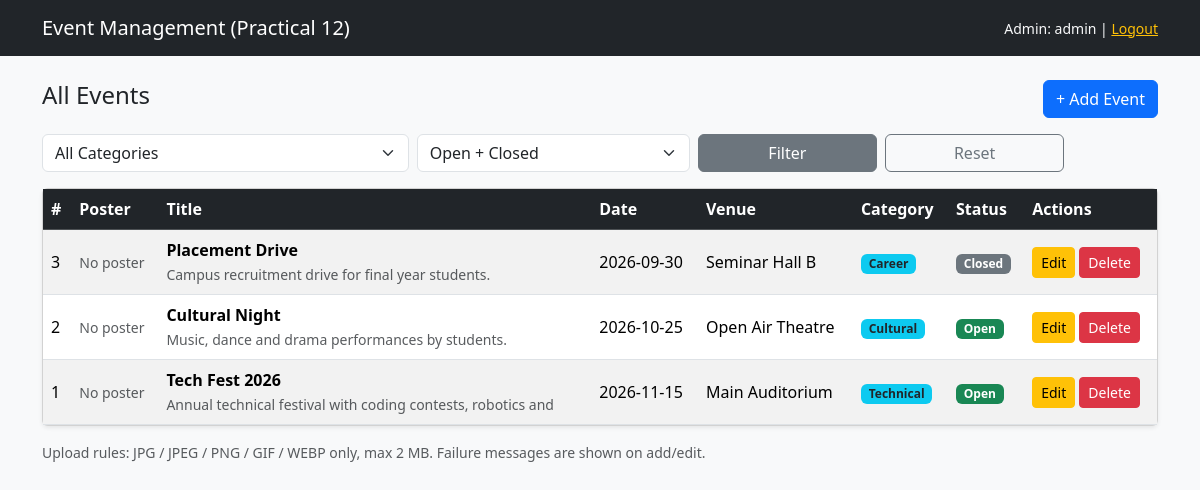
Page /index.php (signed in) on the committed database.
### tables this page shows
CREATE TABLE IF NOT EXISTS events (
    id INT AUTO_INCREMENT PRIMARY KEY,
    title VARCHAR(255) NOT NULL,
    description TEXT,
    event_date DATE NOT NULL,
    venue VARCHAR(255) NOT NULL,
    category VARCHAR(100) NOT NULL DEFAULT 'General',
    status ENUM('Open','Closed') NOT NULL DEFAULT 'Open',
    poster VARCHAR(255) DEFAULT NULL,
    created_at TIMESTAMP DEFAULT CURRENT_TIMESTAMP,
    updated_at TIMESTAMP DEFAULT CURRENT_TIMESTAMP ON UPDATE CURRENT_TIMESTAMP
);

### index.php (the view, shortened to what this page needs)
<?php
require_once "config.php";
$sql = "SELECT * FROM events";
$sql .= " ORDER BY event_date ASC";
$stmt = $conn->prepare($sql);
$stmt->execute();
$result = $stmt->get_result();
?>
<!DOCTYPE html>
<html lang="en">
<head>
<link href="https://cdn.jsdelivr.net/npm/bootstrap@5.3.3/dist/css/bootstrap.min.css" rel="stylesheet">
</head>
<body class="bg-light">
<nav class="navbar navbar-dark bg-dark">
  <div class="container">
    <span class="navbar-brand">Event Management (Practical 12)</span>
    <span class="text-light small">Admin: <?= htmlspecialchars($_SESSION["admin_user"] ?? "admin") ?> |
      <a href="logout.php" class="text-warning">Logout</a></span>
  </div>
</nav>
<div class="container mt-4">
  <div class="d-flex justify-content-between align-items-center mb-3">
    <h4>All Events</h4>
    <a href="add_event.php" class="btn btn-primary">+ Add Event</a>
  </div>
  <form class="row g-2 mb-3" method="get">
    <div class="col-md-4">
      <select name="category" class="form-select">
        <option value="">All Categories</option>
      </select>
    </div>
    <div class="col-md-3">
      <select name="status" class="form-select">
        <option value="">Open + Closed</option>
      </select>
    </div>
    <div class="col-md-2"><button class="btn btn-secondary w-100">Filter</button></div>
    <div class="col-md-2"><a href="index.php" class="btn btn-outline-secondary w-100">Reset</a></div>
  </form>
  <div class="card shadow-sm">
    <div class="table-responsive">
    <table class="table table-striped table-hover mb-0 align-middle">
      <thead class="table-dark">
        <tr><th>#</th><th>Poster</th><th>Title</th><th>Date</th><th>Venue</th><th>Category</th><th>Status</th><th>Actions</th></tr>
      </thead>
      <tbody>
      <?php while ($row = $result->fetch_assoc()): ?>
        <tr>
          <td><?= $row["id"] ?></td>
          <td>
            <?php if ($row["poster"] && is_file(UPLOAD_DIR . basename($row["poster"]))): ?>
              <img src="uploads/<?= htmlspecialchars(basename($row["poster"])) ?>" width="70" height="50" style="object-fit:cover" class="rounded border">
            <?php else: ?><span class="text-muted small">No poster</span><?php endif; ?>
          </td>
          <td><strong><?= htmlspecialchars($row["title"]) ?></strong><br>
              <small class="text-muted"><?= htmlspecialchars(substr($row["description"] ?? "", 0, 60)) ?></small></td>
          <td><?= htmlspecialchars($row["event_date"]) ?></td>
          <td><?= htmlspecialchars($row["venue"]) ?></td>
          <td><span class="badge bg-info text-dark"><?= htmlspecialchars($row["category"]) ?></span></td>
          <td>
            <span class="badge <?= $row["status"] === "Open" ? "bg-success" : "bg-secondary" ?>">
              <?= htmlspecialchars($row["status"]) ?></span>
          </td>
          <td class="text-nowrap">
            <a href="edit_event.php?id=<?= $row["id"] ?>" class="btn btn-sm btn-warning">Edit</a>
            <a href="delete_event.php?id=<?= $row["id"] ?>" class="btn btn-sm btn-danger"
               onclick="return confirm('Delete this event?')">Delete</a>
          </td>
        </tr>
      <?php endwhile; ?>
      </tbody>
    </table>
    </div>
  </div>
  <p class="text-muted small mt-3">Upload rules: JPG / JPEG / PNG / GIF / WEBP only, max 2 MB. Failure messages are shown on add/edit.</p>
</div>
</body>
</html>

### rows in the picture
events: id "3", shows "No poster", title "Placement Drive", description "Campus recruitment drive for final year students.", event_date "2026-09-30", venue "Seminar Hall B", category "Career", status "Closed"
events: id "2", shows "No poster", title "Cultural Night", description "Music, dance and drama performances by students.", event_date "2026-10-25", venue "Open Air Theatre", category "Cultural", status "Open"
events: id "1", shows "No poster", title "Tech Fest 2026", description "Annual technical festival with coding contests, robotics and", event_date "2026-11-15", venue "Main Auditorium", category "Technical", status "Open"

### other values in the picture
$_SESSION["admin_user"] "admin"
